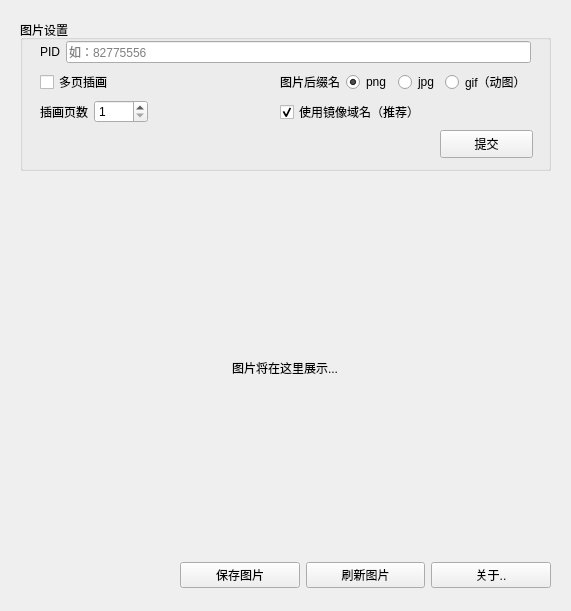
<?xml version="1.0" encoding="UTF-8"?>
<ui version="4.0">
 <class>PixivChecker</class>
 <widget class="QMainWindow" name="PixivChecker">
  <property name="geometry">
   <rect>
    <x>0</x>
    <y>0</y>
    <width>571</width>
    <height>611</height>
   </rect>
  </property>
  <property name="windowTitle">
   <string>Pixiv图片查看</string>
  </property>
  <property name="toolTip">
   <string/>
  </property>
  <property name="whatsThis">
   <string/>
  </property>
  <widget class="QWidget" name="centralwidget">
   <widget class="QGroupBox" name="groupBox">
    <property name="geometry">
     <rect>
      <x>20</x>
      <y>20</y>
      <width>531</width>
      <height>151</height>
     </rect>
    </property>
    <property name="title">
     <string>图片设置</string>
    </property>
    <widget class="QPushButton" name="PIDSubmit">
     <property name="geometry">
      <rect>
       <x>420</x>
       <y>110</y>
       <width>93</width>
       <height>28</height>
      </rect>
     </property>
     <property name="text">
      <string>提交</string>
     </property>
    </widget>
    <widget class="QWidget" name="layoutWidget">
     <property name="geometry">
      <rect>
       <x>20</x>
       <y>20</y>
       <width>491</width>
       <height>85</height>
      </rect>
     </property>
     <layout class="QVBoxLayout" name="verticalLayout_3">
      <item>
       <layout class="QHBoxLayout" name="horizontalLayout">
        <item>
         <widget class="QLabel" name="labelPID">
          <property name="text">
           <string>PID</string>
          </property>
         </widget>
        </item>
        <item>
         <widget class="QLineEdit" name="editPID">
          <property name="whatsThis">
           <string/>
          </property>
          <property name="inputMask">
           <string/>
          </property>
          <property name="text">
           <string/>
          </property>
          <property name="placeholderText">
           <string>如：82775556</string>
          </property>
          <property name="clearButtonEnabled">
           <bool>false</bool>
          </property>
         </widget>
        </item>
       </layout>
      </item>
      <item>
       <layout class="QHBoxLayout" name="horizontalLayout_5">
        <item>
         <layout class="QVBoxLayout" name="verticalLayout">
          <item>
           <widget class="QCheckBox" name="isMultiPage">
            <property name="text">
             <string>多页插画</string>
            </property>
           </widget>
          </item>
          <item>
           <layout class="QHBoxLayout" name="horizontalLayout_2">
            <item>
             <widget class="QLabel" name="labelPage">
              <property name="text">
               <string>插画页数</string>
              </property>
             </widget>
            </item>
            <item>
             <widget class="QSpinBox" name="editPage">
              <property name="minimum">
               <number>1</number>
              </property>
              <property name="maximum">
               <number>9999</number>
              </property>
             </widget>
            </item>
           </layout>
          </item>
         </layout>
        </item>
        <item>
         <spacer name="horizontalSpacer_3">
          <property name="orientation">
           <enum>Qt::Horizontal</enum>
          </property>
          <property name="sizeHint" stdset="0">
           <size>
            <width>40</width>
            <height>20</height>
           </size>
          </property>
         </spacer>
        </item>
        <item>
         <layout class="QVBoxLayout" name="verticalLayout_2">
          <item>
           <layout class="QHBoxLayout" name="horizontalLayout_3">
            <item>
             <widget class="QLabel" name="labelType">
              <property name="text">
               <string>图片后缀名</string>
              </property>
             </widget>
            </item>
            <item>
             <widget class="QRadioButton" name="pngButton">
              <property name="tabletTracking">
               <bool>false</bool>
              </property>
              <property name="acceptDrops">
               <bool>false</bool>
              </property>
              <property name="text">
               <string>png</string>
              </property>
              <property name="checked">
               <bool>true</bool>
              </property>
             </widget>
            </item>
            <item>
             <widget class="QRadioButton" name="jpgButton">
              <property name="text">
               <string>jpg</string>
              </property>
             </widget>
            </item>
            <item>
             <widget class="QRadioButton" name="gifButton">
              <property name="text">
               <string>gif（动图）</string>
              </property>
             </widget>
            </item>
           </layout>
          </item>
          <item>
           <widget class="QCheckBox" name="isMirror">
            <property name="text">
             <string>使用镜像域名（推荐）</string>
            </property>
            <property name="checked">
             <bool>true</bool>
            </property>
           </widget>
          </item>
         </layout>
        </item>
       </layout>
      </item>
     </layout>
    </widget>
   </widget>
   <widget class="QWidget" name="layoutWidget">
    <property name="geometry">
     <rect>
      <x>180</x>
      <y>560</y>
      <width>371</width>
      <height>30</height>
     </rect>
    </property>
    <layout class="QHBoxLayout" name="horizontalLayout_4">
     <item>
      <widget class="QPushButton" name="SavePicture">
       <property name="text">
        <string>保存图片</string>
       </property>
      </widget>
     </item>
     <item>
      <widget class="QPushButton" name="ReloadPicture">
       <property name="text">
        <string>刷新图片</string>
       </property>
      </widget>
     </item>
     <item>
      <widget class="QPushButton" name="About">
       <property name="text">
        <string>关于..</string>
       </property>
      </widget>
     </item>
    </layout>
   </widget>
   <widget class="QLabel" name="PictureView">
    <property name="geometry">
     <rect>
      <x>20</x>
      <y>180</y>
      <width>530</width>
      <height>375</height>
     </rect>
    </property>
    <property name="minimumSize">
     <size>
      <width>10</width>
      <height>10</height>
     </size>
    </property>
    <property name="maximumSize">
     <size>
      <width>530</width>
      <height>375</height>
     </size>
    </property>
    <property name="text">
     <string>图片将在这里展示...</string>
    </property>
    <property name="alignment">
     <set>Qt::AlignCenter</set>
    </property>
   </widget>
  </widget>
 </widget>
 <resources/>
 <connections/>
</ui>
